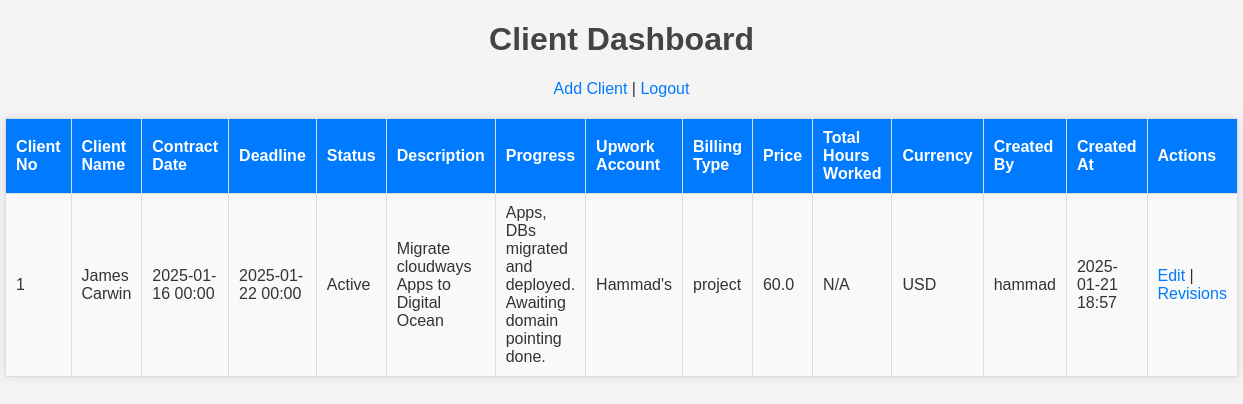
The app's page / (signed in) with its own data.
### app.py (models this page shows)
class Client(db.Model):
    id = db.Column(db.Integer, primary_key=True)
    client_no = db.Column(db.Integer, unique=True, nullable=False)
    client_name = db.Column(db.String(100), nullable=False)
    contract_date = db.Column(db.DateTime, nullable=False)
    deadline = db.Column(db.DateTime, nullable=False)
    status = db.Column(db.String(50), nullable=False)
    description = db.Column(db.Text, nullable=False)
    progress = db.Column(db.String(100), nullable=False)
    upwork_account = db.Column(db.String(50), nullable=False)
    billing_type = db.Column(db.String(20), nullable=False)  # 'project' or 'hourly'
    price = db.Column(db.Float, nullable=False)
    currency = db.Column(db.String(10), nullable=False)
    hours_worked = db.Column(db.Float, default=0)  # For hourly-based clients only
    created_by = db.Column(db.Integer, db.ForeignKey('user.id'), nullable=False)
    created_at = db.Column(db.DateTime, default=lambda: datetime.now(pst))

class User(db.Model):
    id = db.Column(db.Integer, primary_key=True)
    username = db.Column(db.String(80), unique=True, nullable=False)
    password = db.Column(db.String(200), nullable=False)

### app.py (the view)
@app.route('/')
def home():
    if 'user_id' in session:
        clients = Client.query.order_by(Client.client_no).all()
        return render_template('dashboard.html', clients=clients, User=User)
    return redirect(url_for('login'))

### templates/dashboard.html (shortened to what this page needs)
<!DOCTYPE html>
<html lang="en">
<head>
    <link rel="stylesheet" href="/static/css/style.css">
</head>
<body>
    <h1>Client Dashboard</h1>
    <div style="text-align: center;">
        <a href="/add_client">Add Client</a> |
        <a href="/logout">Logout</a>
    </div>
    <table>
        <tr>
            <th>Client No</th>
            <th>Client Name</th>
            <th>Contract Date</th>
            <th>Deadline</th>
            <th>Status</th>
            <th>Description</th>
            <th>Progress</th>
            <th>Upwork Account</th>
            <th>Billing Type</th>
            <th>Price</th>
            <th>Total Hours Worked</th>
            <th>Currency</th>
            <th>Created By</th>
            <th>Created At</th>
            <th>Actions</th>
        </tr>
        {% for client in clients %}
        <tr>
            <td>{{ client.client_no }}</td>
            <td>{{ client.client_name }}</td>
            <td>{{ client.contract_date.strftime('%Y-%m-%d %H:%M') }}</td>
            <td>{{ client.deadline.strftime('%Y-%m-%d %H:%M') }}</td>
            <td>{{ client.status }}</td>
            <td>{{ client.description }}</td>
            <td>{{ client.progress }}</td>
            <td>{{ client.upwork_account }}</td>
            <td>{{ client.billing_type }}</td>
            <td>{{ client.price }}</td>
            <td>{% if client.billing_type == 'hourly' %}{{ client.hours_worked }}{% else %}N/A{% endif %}</td>
            <td>{{ client.currency }}</td>
            <td>{{ User.query.get(client.created_by).username }}</td>
            <td>{{ client.created_at.strftime('%Y-%m-%d %H:%M') }}</td>
            <td>
                <a href="/edit_client/{{ client.id }}">Edit</a> |
                <a href="/revisions/{{ client.id }}">Revisions</a>
            </td>
        </tr>
        {% endfor %}
    </table>
</body>
</html>

### static/css/style.css (style rules this page uses)
body { font-family: Arial, sans-serif; margin: 0; padding: 0; background-color: #f4f4f4; color: #333; }
h1 { text-align: center; color: #444; }
a { color: #007bff; text-decoration: none; }
table { width: 90%; margin: 20px auto; border-collapse: collapse; box-shadow: 0 0 10px rgba(0, 0, 0, 0.1); }
th, td { border: 1px solid #ddd; padding: 10px; text-align: left; }
th { background-color: #007bff; color: #fff; }
tr:nth-child(even) { background-color: #f9f9f9; }

### records on screen
Client: client_no "1", client_name "James Carwin", contract_date "2025-01-16 00:00", deadline "2025-01-22 00:00", status "Active", description "Migrate cloudways Apps to Digital Ocean", progress "Apps, DBs migrated and deployed. Awaiting domain pointing done.", upwork_account "Hammad's", billing_type "project", price "60.0", shows "N/A", currency "USD", query.get "hammad", created_at "2025-01-21 18:57"
